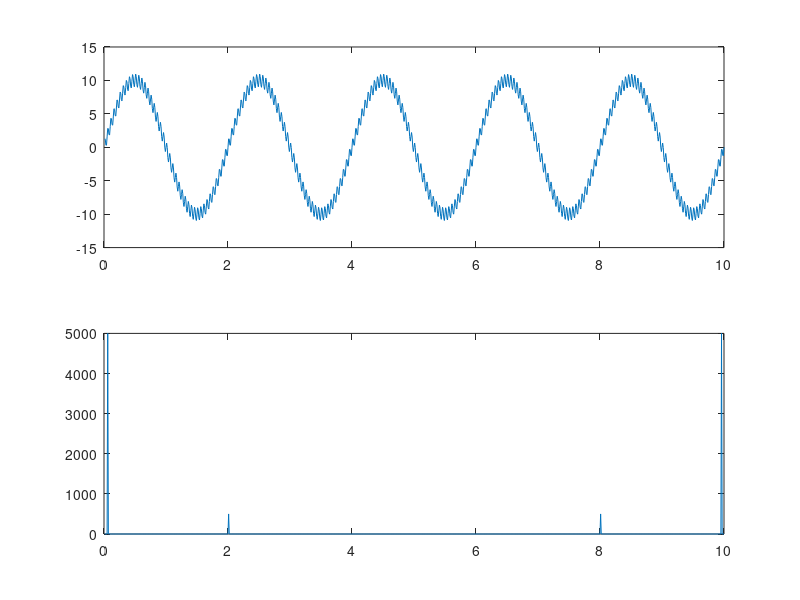

Reproduce this figure in MATLAB.
clc
clear all
close all

t=0.01:0.01:10;
x=10*sin(2*pi*0.5*t)+1*sin(2*pi*20*t);

plot(t,x);

x_fft=abs(fft(x));

subplot(2,1,1);

plot(t,x);

subplot(2,1,2);

plot(t,x_fft);
